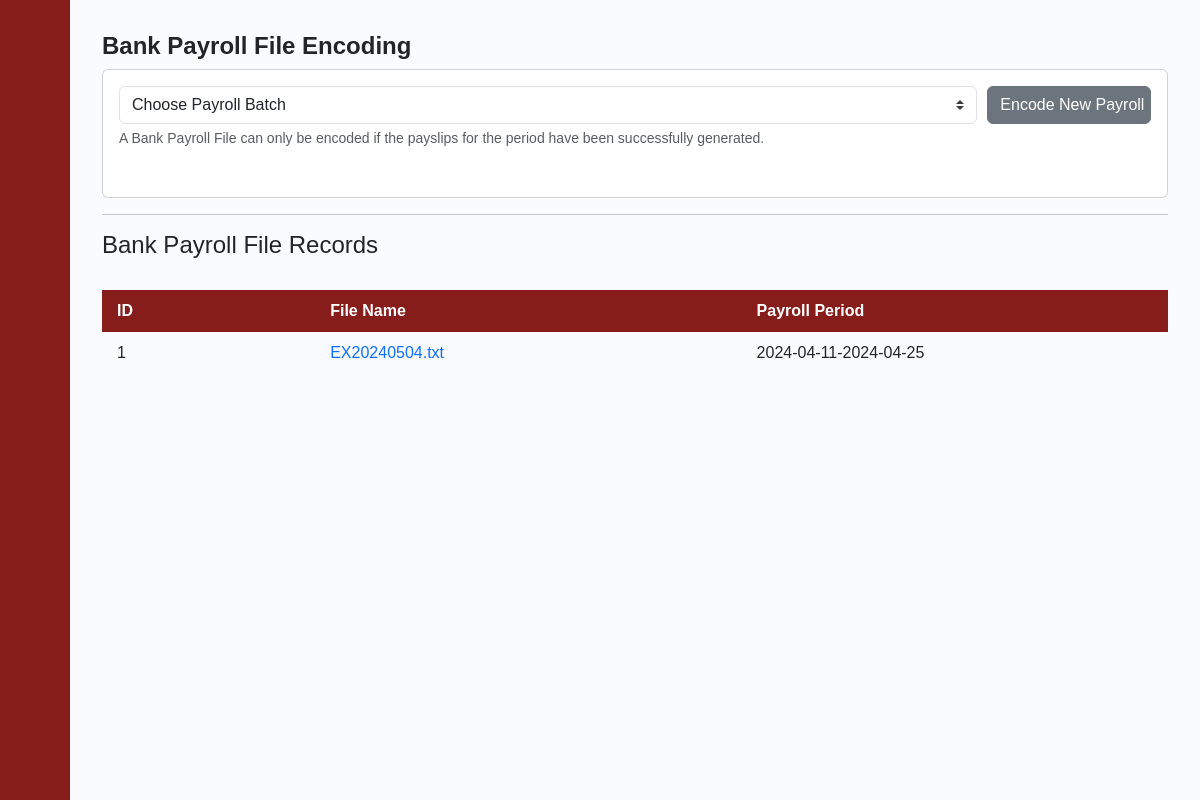
The page /encode_page/1 on the database as committed earlier.
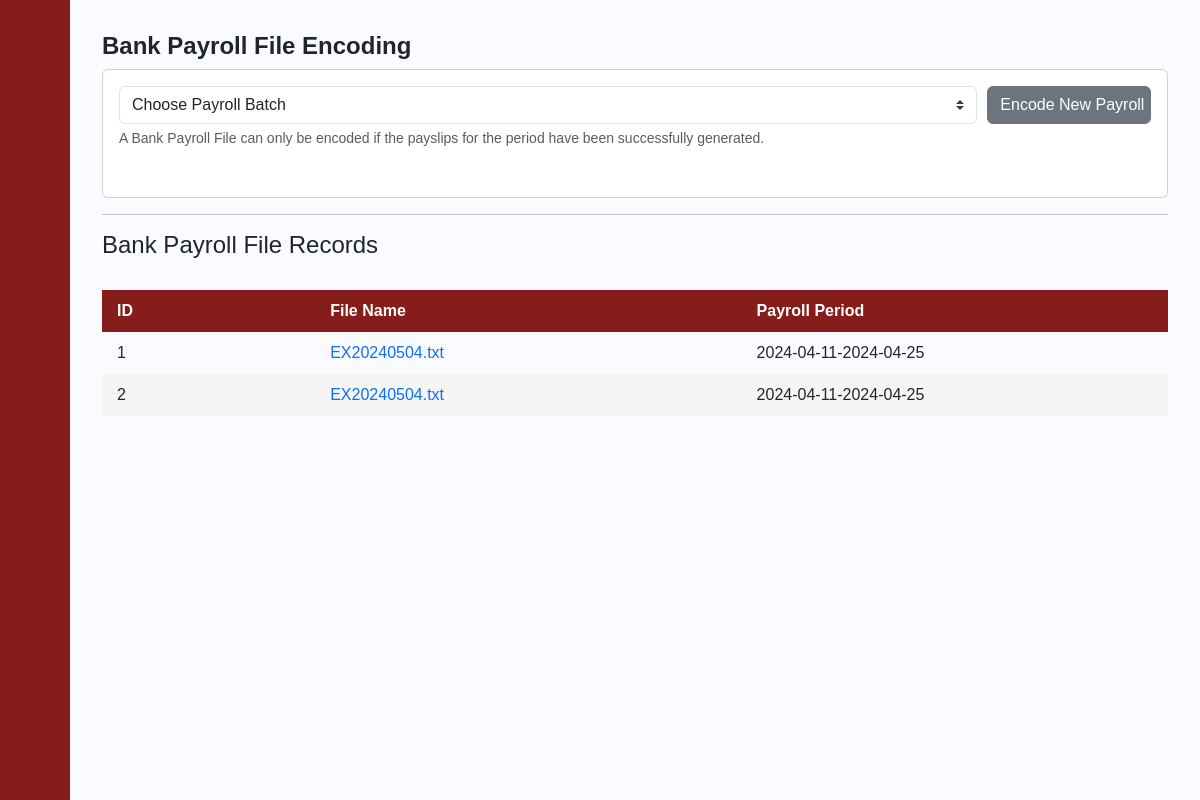
The same page on the database as committed later.
### payrollapp/models.py (models this page shows, shortened)
class BANK_FILES(models.Model):
    BANK_ENTRY_ID = models.IntegerField(primary_key=True)
    BANK_FILE_NAME = models.CharField(max_length=250)
    BANK_FILE = models.FileField(upload_to='files/')
    PAYROLL_PERIOD = models.CharField(max_length=250)

### payrollapp/views.py (the view)
# urls.py: path('encode_page/<int:UID>', views.encode_page, name='encode_page'),
def encode_page(request, UID):
    user = get_object_or_404(USER_ACCOUNT, pk=UID)
    z = Payslip_Transaction.objects.values_list('End_Date', flat=True).distinct()
    a = BANK_FILES.objects.all()
    if (request.method == "POST"):
        current_date = datetime.now()
        current_date = current_date.strftime('%Y%m%d')
        try:
            inputDate = request.POST.get('inputDate')
            IDD = inputDate
            inputDate = datetime.strptime(inputDate, '%Y%m%d')
        except:
            pass
        payslip_match = Payslip_Transaction.objects.filter(End_Date=inputDate)
        current_date = datetime.now()
        formatted_date = current_date.strftime("%Y%m%d")
        filename = 'EX' + formatted_date + ".txt"
        startDate = 0
        with open(filename, 'w') as file:
            for x in payslip_match:
                startDate = x.Start_Date
                if x.Employee_ID.BankNumber != 000000000000:
                    file.write(str(x.Employee_ID.BankNumber) +"\t" + str(x.Net_Pay)+'\n')
                else:
                    file.write(str(x.Employee_ID.BankNumber) +"\t" + str(x.Net_Pay)+' TO BE MANUALLY ADDED \n')
            startDate = startDate.strftime("%Y-%m-%d")
            period = startDate + '-'+IDD
            BANK_FILES.objects.create(BANK_FILE_NAME=filename, BANK_FILE=filename ,PAYROLL_PERIOD=period)
            messages.success(request, "Bank File Successfully Encoded!")
        return render(request, 'payrollapp/encode_page.html', {'user':user, 'a':a, 'z':z})
    else:
        return render(request, 'payrollapp/encode_page.html', {'user':user, 'a':a, 'z':z})

### payrollapp/templates/payrollapp/encode_page.html (shortened to what this page needs)
{% extends 'payrollapp/base.html' %}
{% load static %}
{% block content %}
<div class="main">
    <div class="content">
        <h1> Bank Payroll File Encoding</h1>
        <div class="card">
            <div class="card-body">
                <form method="POST" action="#">{% csrf_token %}
                    <div class="form-row">
                        <div class="form-group col-10">
                            <select id="inputDate" name="inputDate" class="form-control custom-select mr-sm-2" required>
                                <option selected disabled="disabled">Choose Payroll Batch</option>
                            </select>
                            <small id="inputDept" class="form-text text-muted">A Bank Payroll File can only be encoded if the payslips for the period have been successfully generated.</small>
                        </div>
                        <div class="form-group col-2">
                            <button class="btn btn-secondary btn-block" type="submit">Encode New Payroll</button>
                        </div>
                    </div>
                </form>
            </div>
        </div>
        <hr>
        <div class="my-3">
            <h4> Bank Payroll File Records </h4>
            <table id="posts">
                <thead>
                    <tr>
                        <th style="width:10%">ID</th>
                        <th style="width:20%">File Name</th>
                        <th style="width:20%">Payroll Period</th>
                    </tr>
                </thead>
                <tbody>
                    {%for b in a%}
                    <tr>
                        <td>{{b.BANK_ENTRY_ID}}</td>
                        <td><a href="{% url 'download_file' file_id=b.BANK_FILE_NAME %}">{{b.BANK_FILE_NAME}}</a></td>
                        <td>{{b.PAYROLL_PERIOD}}</td>
                    </tr>
                    {% endfor %}
                </tbody>
            </table>
        </div>
    </div>
</div>
{% endblock %}

Rows that differ between the two databases and show on the page:
added BANK_FILES: BANK_ENTRY_ID "2", BANK_FILE_NAME "EX20240504.txt", PAYROLL_PERIOD "2024-04-11-2024-04-25"
